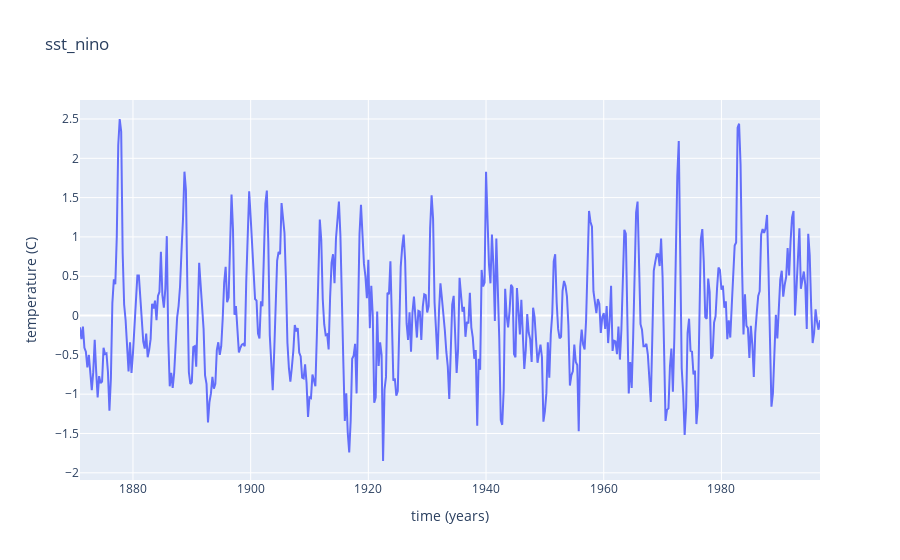

Source (notebook cell):
### Code cell
# Plot data
import plotly.express as px
import plotly.io as pio
pio.renderers.default = 'jupyterlab'

fig = px.line(data_frame=sst_df, x="time (years)", y="temperature (C)",
              title="sst_nino")
fig.show()

### Figure 1 — Plotly figure (JSON) as saved in the notebook; plotly's stock layout.template omitted (floating-point values rounded to 4 significant figures; data arrays with more than 128 entries replaced by an {"elided": "..."} marker saying what was removed)
{"data": [{"hovertemplate": "time (years)=%{x}<br>temperature (C)=%{y}<extra></extra>", "legendgroup": "", "line": {"color": "#636efa", "dash": "solid"}, "marker": {"symbol": "circle"}, "mode": "lines", "name": "", "orientation": "v", "showlegend": false, "type": "scatter", "x": {"elided": "504 float values"}, "xaxis": "x", "y": {"elided": "504 float values"}, "yaxis": "y"}], "layout": {"autosize": true, "legend": {"tracegroupgap": 0}, "title": {"text": "sst_nino"}, "xaxis": {"anchor": "y", "autorange": true, "domain": [0, 1], "range": [1871, 1997.0], "title": {"text": "time (years)"}, "type": "linear"}, "yaxis": {"anchor": "x", "autorange": true, "domain": [0, 1], "range": [-2.092, 2.742], "title": {"text": "temperature (C)"}, "type": "linear"}}}
